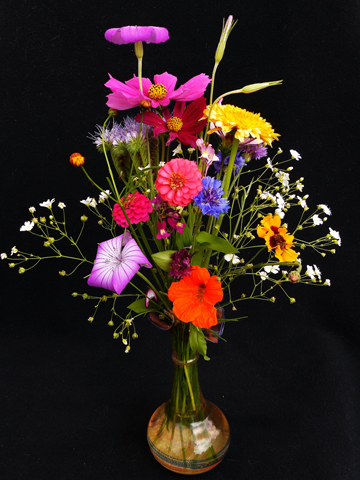
#> input picture Python Projects/Filters_Notebook/flowers.bmp, 360 x 480 px
$ jupyter execute --allow-errors 'Metadata Part 2 (BLANK).ipynb'
#> lines starting #> are read from the running program, lines starting #| are printed output that depends on the picture
# <u>Data, Metadata and APIs</u>
# <u>Part 2: Photo Filter Review (Modifying Data)</u>

Now that we know how bitmap uses bytes to encode image data, we can have some fun by manipulating those bytes. The results look like the types of filters you might apply to your photographs on Instagram, Snapchat, etc. We did this same thing first semester with HTML/JavaScript.

### <u>Taking an Image File as Input</u>

We first start by writing the bytes of _flowers.bmp_ to a byte array named *original_bytes*. In this case, _flowers.bmp_ is the **input** for our algorithm:

[cell 1]
# Create a byte array from the binary data in flowers.bmp
with open("flowers.bmp", 'rb') as original_image:
    original_data = original_image.read()
    original_bytes = bytearray(original_data)

It looks like nothing happened, but the image data is currently stored in the variable *original_bytes*, just waiting to be modified. Just in case you forgot from yesterday, here's what this image looks like:

[cell 2]
# Display flowers.bmp

from PIL import Image
img = Image.open("flowers.bmp")
#> img is the input picture: PIL image 360x480 RGB; mean R, G, B 47.5, 33.3, 28.8
img.save("output/flowers.png",'png')

from IPython.display import Image
Image(filename="output/flowers.png")

### <u>Abstraction to Manage the Complexity of your Algorithm</u>

One example of abstraction is giving a name to an algorithm (defining a function). For example, think about when your parents say, "Clean your room!" This is actually an abstraction for a multistep procedure: "Make your bed, fold & put away your laundry, throw away any garbage that is on your desk/floor, and return any dirty dishes to the kitchen." In pseudocode:

def clean_room():

    make_bed()

    fold_laundry()

    throw_away_garbage()

    return_dishes()

The benefit of *defining clean_room()* is that if you need to refer to these steps in future algorithms, you just have to write *clean_room()* instead of having to write a lot of additional code: *make_bed()*, *fold_laundry()*, *throw_away_garbage()*, and *return_dishes()*.

That is, **abstraction** allows us to _manage the complexity of a program_.

Here are three functions that we will use to help manage the complexity of our program.

##### <u>Abstraction 1: A function that creates a list of pixels from the bytes of the .bmp file</u>

We will use the function *bitmap\_to\_pixels(byte\_array)* any time we want to convert a new _.bmp_ file to a list of RGB pixels:

[cell 3]
# Summary: Reads a bitmap byte array and return the file header and a list of pixels (RGB triples)
# Parameters: A byte array from a bitmap
# Return: A tuple in the form of (header, RGB triples list)

def bitmap_to_pixels(byte_array):
    pixels_list = []
    length_of_image_bytes = len(byte_array) - 54 # Read after the 54th byte
    number_of_pixels = length_of_image_bytes//3 # There are 3 bytes per pixel
    header = byte_array[:54] # This is where the metadata is stored
    for i in range(number_of_pixels):
        b = byte_array[54 + 3*i] # Read the blue byte the starts right after the header, and assign this value to 'b'
        g = byte_array[54 + 3*i + 1] # Read the green byte the starts right after the blue byte, and assign this value to 'g'
        r = byte_array[54 + 3*i + 2] # Read the red byte the starts right after the header, and assign this value to 'r'
        pixel = [r,g,b] # Store the three channels as an RGB list named 'pixel'
        pixels_list.append(pixel) # Append 'pixel' to pixel list
    return header, pixels_list # Return the file header (metadata) and list of pixels (data) as a tuple

##### <u>Abstraction 2: A function that takes a list of pixels and converts it to the bytes of a .bmp file </u>

This function, *pixels\_to\_bitmap(header, pixel\_list)*, goes in the opposite direction. It takes a file header and a list of pixels to create a bitmap byte array:

[cell 4]
# Summary: Reads a file header and list of pixels (RGB triples) and returns a bitmap byte array
# Parameters: The 1st parameter is the bitmap file header and the 2nd parameter is a list of pixels (RGB triples)
# Return: A bitmap byte array

def pixels_to_bitmap(header,pixel_list):
    byte_array = header
    number_of_pixels = len(pixel_list)
    for i in range(number_of_pixels):
        r, g, b = pixel_list[i][0], pixel_list[i][1], pixel_list[i][2]
        byte_array.append(b)
        byte_array.append(g)
        byte_array.append(r)
    return byte_array

##### <u>Abstraction 3: A function that writes out the bytes to a new .bmp file</u>

This final function, *file_writer(byte_array, new_file_name)* allows you to create a bitmap (.bmp) file from a bitmap byte array. It will save it to whatever directory you have this notebook saved in. This function allows us to create a _.bmp_ file as output.

[cell 5]
# Summary: Saves a bitmap byte array as a .bmp file with the specified filename
# Parameters: The 1st parameter is the bitmap byte array and the 2nd parameter is a string (such as 'myfile.bmp')
# Return: Technically none, but this function does write out your bitmap file

def file_writer(byte_array, new_file_name):
    full_name = new_file_name
    new_file = open(new_file_name, 'wb')
    new_file.write(byte_array)
    new_file.close()

### <u>Image Filter \#1: Turning 'Very Dark Pixels' to White</u>

A pixel is "very dark" if is is a triple of the form [x, y, z] where x < 30, y < 30, and z < 30. Let's turn these pixels white:

[cell 6]
header, pixel_list = bitmap_to_pixels(original_bytes) # Gather header and pixel list

new_pixel_list = []

for pixel in pixel_list: # Loop through every pixel
    new_pixel = pixel # Copy the original pixel
    if pixel[0] < 30 and pixel[1] < 30 and pixel[2] < 30: # Check if R<30, G<30, B<30
        new_pixel = [255, 255, 255] # Overwrite the original pixel saved
    new_pixel_list.append(new_pixel) # Add to list

new_file = pixels_to_bitmap(header, new_pixel_list) # Put file back together!

file_writer(new_file,"output/flowers_white_background.bmp") # Save the image in an output file

Let's take a look:

[cell 7]
from PIL import Image
img = Image.open("output/flowers_white_background.bmp")
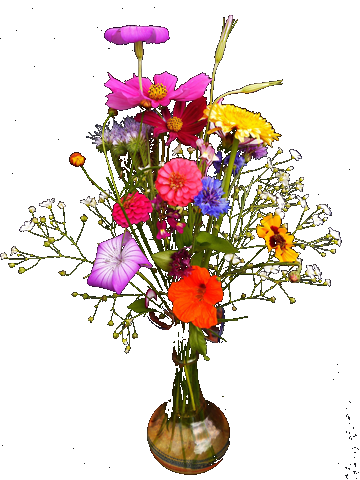
#> img: PIL image 360x480 RGB; mean R, G, B 224.8, 210.4, 204.6
img.save("output/flowers_white_background.png",'png')

from IPython.display import Image
Image(filename="output/flowers_white_background.png")

Not a bad result for just a few lines of code!

### <u>Image Filter \#1 as an Abstraction</u>

We can encapsulate the entire image filter procedure into a function:

[cell 8]
def very_dark_to_white(file_name):

    with open(file_name, 'rb') as original_image:
        original_data = original_image.read()
        original_bytes = bytearray(original_data)

    header, pixel_list = bitmap_to_pixels(original_bytes)

    new_pixel_list = []

    for pixel in pixel_list:

        new_pixel = pixel

        #####################################################
        # image filter code goes in this section ############
        #####################################################
        if pixel[0] < 30 and pixel[1] < 30 and pixel[2] < 30:
            new_pixel = [255, 255, 255]
        #####################################################

        new_pixel_list.append(new_pixel)

    new_file = pixels_to_bitmap(header, new_pixel_list)

    original_file_name = file_name.split('.')[0]

    new_file_name = 'output/' + original_file_name + '_white_background.bmp'

    file_writer(new_file,new_file_name)

    return new_file_name

This function is an abstraction because *very\_dark\_to\_white(file\_name)* takes a _.bmp_ file as input, writes it into an array of bytes, converts the bytes to a list of RGB pixels, applies the filter, converts the pixels back to bytes, then writes the file out as a new bitmap file. That's a lot of steps!

A function like is **an abstraction that manages the complexity of a program**, because applying this procedure to another file is now a piece of cake. Let's try. Start with a new image with a lot of "very dark" pixels:

[cell 9]
# Image Source: https://pixabay.com/en/nonpareils-balls-beads-sweetness-3128506/

from PIL import Image
img = Image.open("candy.bmp")
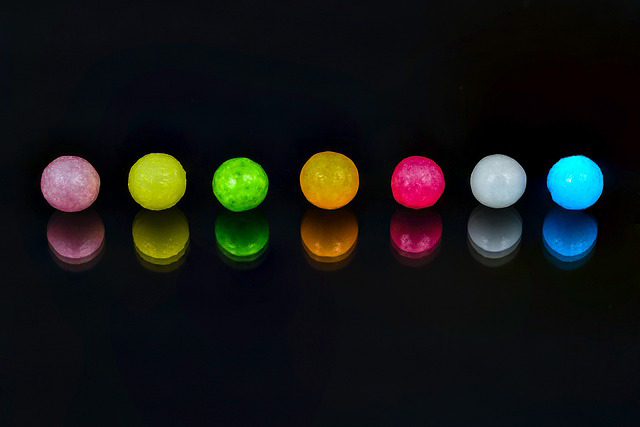
#> input picture Python Projects/Filters_Notebook/candy.bmp, 640 x 427 px
#> img is the input picture: PIL image 640x427 RGB; mean R, G, B 20, 21.4, 20.3
img.save("output/candy.png",'png')

from IPython.display import Image
Image(filename="output/candy.png")

Now apply the filter:

[cell 10]
very_dark_to_white('candy.bmp')

A complicated, multi-step procedure only required us to write a single line of code.

Now view the result:

[cell 11]
from PIL import Image
img = Image.open("output/candy_white_background.bmp")
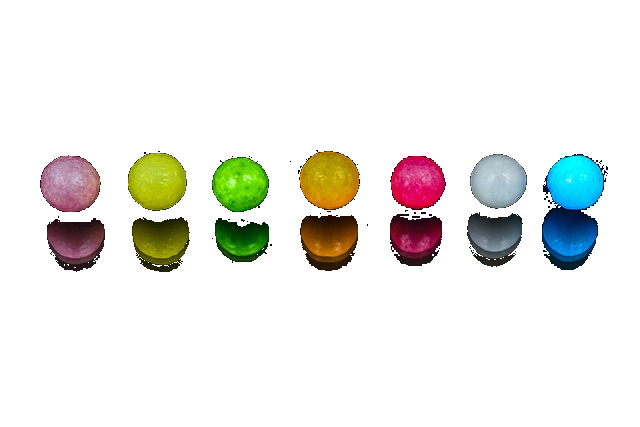
#> img: PIL image 640x427 RGB; mean R, G, B 235.5, 235.8, 231.7
img.save("output/candy_white_background.png",'png')

from IPython.display import Image
Image(filename="output/candy_white_background.png")

### <u>Image Filter \#2: Monochrome Red</u>

Now that you have the framework for an image filter, you don't need to write much code to create a "Monochrome Red" filter.

The filter needs to zero out all of the color information except for red:

[cell 12]
def red_monochrome(file_name):

#> called with file_name = 'flowers.bmp'
    with open(file_name, 'rb') as original_image:
        original_data = original_image.read()
        original_bytes = bytearray(original_data)

    header, pixel_list = bitmap_to_pixels(original_bytes)

    new_pixel_list = []

    for pixel in pixel_list:

        new_pixel = pixel

        #####################################################
        # image filter code goes in this section ############
        #####################################################
        new_pixel[1] = 0 # set the green channel to 0
        new_pixel[2] = 0 # set the blue channel to 0
        #####################################################

        new_pixel_list.append(new_pixel)

    new_file = pixels_to_bitmap(header, new_pixel_list)

    original_file_name = file_name.split('.')[0]

    new_file_name = 'output/' + original_file_name + '_red_monochrome.bmp'

    file_writer(new_file,new_file_name)

    return new_file_name

Apply the filter to the flower picture:

[cell 13]
red_monochrome("flowers.bmp")

[cell 14]
from PIL import Image
img = Image.open("output/flowers_red_monochrome.bmp")
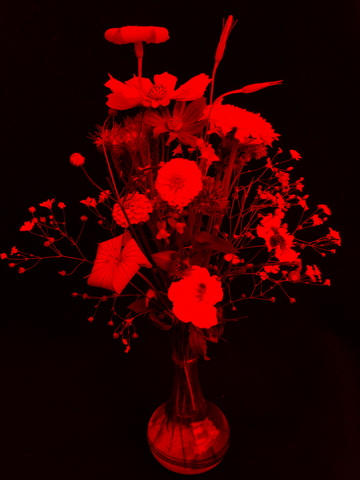
#> img: PIL image 360x480 RGB; mean R, G, B 47.5, 0, 0
img.save("output/flowers_red_monochrome.png",'png')

from IPython.display import Image
Image(filename="output/flowers_red_monochrome.png")

It looks like a bouquet of flowers in an old photography darkroom.

### <u>Task #1: Grayscale (Black and White) Filter</u>

Create a grayscale (black and white) filter. Display your results and explain how your code works.

*Hint: Pure gray requires all three color channels to have the same value. Also, your filter must be in the form of a function.*

[cell 15]
# Your code here
def very_dark_and_white(file_name):

#> called with file_name = 'flowers.bmp'
    with open(file_name, 'rb') as original_image:
        original_data = original_image.read()
        original_bytes = bytearray(original_data)

    header, pixel_list = bitmap_to_pixels(original_bytes)

    new_pixel_list = []

    for pixel in pixel_list:

        new_pixel = pixel

        #####################################################
        # image filter code goes in this section ############
        #####################################################
        x = new_pixel[0]
        new_pixel[1] = x # set the green channel to 0
        new_pixel[2] = x # set the blue channel to 0
        #####################################################

        new_pixel_list.append(new_pixel)

    new_file = pixels_to_bitmap(header, new_pixel_list)

    original_file_name = file_name.split('.')[0]

    new_file_name = 'output/' + original_file_name + '_very_dark_and_white.bmp'

    file_writer(new_file,new_file_name)

    return new_file_name

very_dark_and_white("flowers.bmp")

from PIL import Image
img = Image.open("output/flowers_very_dark_and_white.bmp")
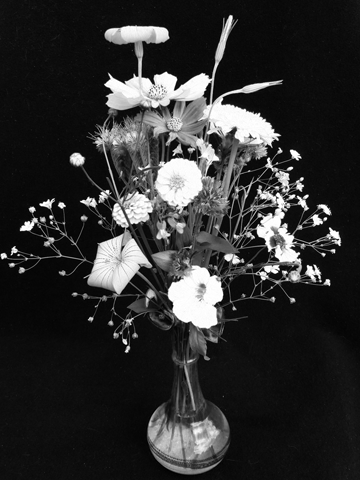
#> img: PIL image 360x480 RGB; min 0, max 255, mean 47.5
img.save("output/flowers_very_dark_and_white.png",'png')

from IPython.display import Image
Image(filename="output/flowers_very_dark_and_white.png")

### <u>Task #2: Mystery Filter</u>

Below is some code to insert into a function, *mystery_filter(file_name)*. Based on what you see in the code, what do you think it will do to the image? Explain, and also test your hypothesis on *red1.bmp* and *red2.bmp*.

**<u>Your Answer:</u>**

Here is the code you need to create your mystery filter:

#> (a cell that did not finish here is left out)

Next, here is *red1.bmp*, one of the pictures to which you must apply your mystery filter:

[cell 17]
def MysteryMK1(file_name):

    with open(file_name, 'rb') as original_image:
        original_data = original_image.read()
        original_bytes = bytearray(original_data)

    header, pixel_list = bitmap_to_pixels(original_bytes)

    new_pixel_list = []

    for pixel in pixel_list:

        new_pixel = pixel

        #####################################################
        # Image filter code to insert into function #########
        #####################################################
        if not (pixel[0] > 120 and pixel[1] < 80 and pixel[2] < 80):
            average = (pixel[0]+pixel[1]+pixel[2])//3
            new_pixel[0] = average
            new_pixel[1] = average
            new_pixel[2] = average
        #####################################################

        new_pixel_list.append(new_pixel)

    new_file = pixels_to_bitmap(header, new_pixel_list)

    original_file_name = file_name.split('.')[0]

    new_file_name = 'output/' + original_file_name + '_MysteryMK1.bmp'

    file_writer(new_file,new_file_name)

    return new_file_name

#> (the rest of this cell did not finish here and is left out)

Finally, here is *red2.bmp*, the other picture to which you must apply your mystery filter:

[cell 18]
def MysteryMK2(file_name):

    with open(file_name, 'rb') as original_image:
        original_data = original_image.read()
        original_bytes = bytearray(original_data)

    header, pixel_list = bitmap_to_pixels(original_bytes)

    new_pixel_list = []

    for pixel in pixel_list:

        new_pixel = pixel

        #####################################################
        # Image filter code to insert into function #########
        #####################################################
        if not (pixel[0] > 120 and pixel[1] < 80 and pixel[2] < 80):
            average = (pixel[0]+pixel[1]+pixel[2])//3
            new_pixel[0] = average
            new_pixel[1] = average
            new_pixel[2] = average
        #####################################################

        new_pixel_list.append(new_pixel)

    new_file = pixels_to_bitmap(header, new_pixel_list)

    original_file_name = file_name.split('.')[0]

    new_file_name = 'output/' + original_file_name + '_MysteryMK2.bmp'

    file_writer(new_file,new_file_name)

    return new_file_name

#> (the rest of this cell did not finish here and is left out)

### <u>Task #3: The Secret Message</u>

Hidden in this bitmap's red noise is a secret message. Find it!

*Hint: Many of you solved this puzzle during first semester. You can look back at old code if you'd like, but this time solve it using Python.*

[cell 19]
from PIL import Image
#> (the rest of this cell did not finish here and is left out)

[cell 20]
def reveal(file_name):

    with open(file_name, 'rb') as original_image:
        original_data = original_image.read()
        original_bytes = bytearray(original_data)

    header, pixel_list = bitmap_to_pixels(original_bytes)

    new_pixel_list = []

    for pixel in pixel_list:

        new_pixel = pixel

        #####################################################
        # image filter code goes in this section ############
        #####################################################
        x = new_pixel[0]
        new_pixel[1] = x # set the green channel to 0
        new_pixel[2] = x # set the blue channel to 0
        #####################################################
        new_pixel_list.append(new_pixel)

    new_file = pixels_to_bitmap(header, new_pixel_list)

    original_file_name = file_name.split('.')[0]

    new_file_name = 'output/' + original_file_name + '_reveal.bmp'

    file_writer(new_file,new_file_name)

    return new_file_name

#> (the rest of this cell did not finish here and is left out)

What is the secret message, and how did you find it?

**<u>Your Answer: Red Scaling the entire photo.</u>**

### <u>Task #4: The French-to-Irish Filter</u>

Here's a French flag. Write a filter that transforms it into an Irish flag.

*Hint: You may want to write some code to find out the RGB values of the three colors in this flag. Your filter must be in the form of a function.*

[cell 21]
from PIL import Image
#> (the rest of this cell did not finish here and is left out)

[cell 22]
# Your code here
def Yellowizer(file_name):

    with open(file_name, 'rb') as original_image:
        original_data = original_image.read()
        original_bytes = bytearray(original_data)

    header, pixel_list = bitmap_to_pixels(original_bytes)

    new_pixel_list = []

    for pixel in pixel_list:

        new_pixel = pixel

        #####################################################
        # Image filter code to insert into function #########
        #####################################################
        if(pixel[2] > 120 and pixel[0] < 100):
            new_pixel[0] = 0
            new_pixel[1] = 100
            new_pixel[2] = 0

        if(pixel[0] > 120 and pixel[2] < 100):
            new_pixel[0] = 255
            new_pixel[1] = 100
            new_pixel[2] = 0
        #####################################################

        new_pixel_list.append(new_pixel)

    new_file = pixels_to_bitmap(header, new_pixel_list)

    original_file_name = file_name.split('.')[0]

    new_file_name = 'output/' + original_file_name + '_Yellowizer.bmp'

    file_writer(new_file,new_file_name)

    return new_file_name

#> (the rest of this cell did not finish here and is left out)

### <u>Task #5: Exploring Types of Output</u>

Run the following code cell below. Then explain what the code does and why it is useful.

*Hint: If you run the cell but can't tell what it did, look in the folder where this notebook is located. You might find something interesting.*

**<u>Your Answer: It basically resets all pixel values. This is going to be very useful in terms of trying to find the true image if it's under a filter. Usually can be use in Forensics and other Law enforcement.</u>**

[cell 23]
output_string = """
<html>
<head>
<style>
    body {
        background-color: #BBBBBB;
        text-align: center;
    }
</style>
<script>
    function changePic(){
        document.getElementById('idPic').src = 'flowers.bmp';
        document.getElementById('idHeader').innerHTML = 'Original Image:';
        document.body.style.backgroundColor = '#FFAA00';
    }
</script>

</head>

<body>
<h1 id='idHeader'>Filtered Image:</h1>
"""

output_string += "<img id='idPic' src='" + red_monochrome("flowers.bmp") + "'>"
